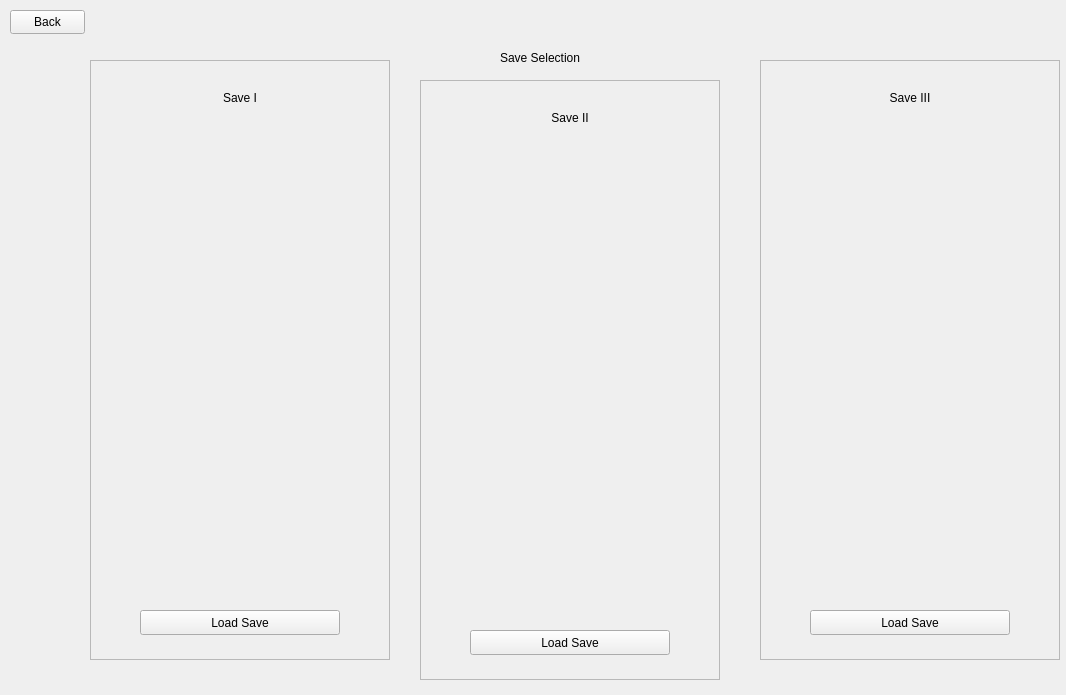
<?xml version="1.0" encoding="UTF-8"?>
<ui version="4.0">
 <class>Container</class>
 <widget class="QWidget" name="Container">
  <property name="geometry">
   <rect>
    <x>0</x>
    <y>0</y>
    <width>1066</width>
    <height>695</height>
   </rect>
  </property>
  <property name="windowTitle">
   <string>Form</string>
  </property>
  <widget class="QFrame" name="SaveContainer_I">
   <property name="geometry">
    <rect>
     <x>90</x>
     <y>60</y>
     <width>300</width>
     <height>600</height>
    </rect>
   </property>
   <property name="frameShape">
    <enum>QFrame::Shape::StyledPanel</enum>
   </property>
   <property name="frameShadow">
    <enum>QFrame::Shadow::Raised</enum>
   </property>
   <widget class="QPushButton" name="LoadSaveButton_I">
    <property name="geometry">
     <rect>
      <x>50</x>
      <y>550</y>
      <width>200</width>
      <height>25</height>
     </rect>
    </property>
    <property name="text">
     <string>Load Save</string>
    </property>
   </widget>
   <widget class="QLabel" name="SaveName_I">
    <property name="geometry">
     <rect>
      <x>100</x>
      <y>30</y>
      <width>100</width>
      <height>16</height>
     </rect>
    </property>
    <property name="text">
     <string>Save I</string>
    </property>
    <property name="alignment">
     <set>Qt::AlignmentFlag::AlignCenter</set>
    </property>
   </widget>
  </widget>
  <widget class="QLabel" name="label">
   <property name="geometry">
    <rect>
     <x>500</x>
     <y>50</y>
     <width>131</width>
     <height>16</height>
    </rect>
   </property>
   <property name="text">
    <string>Save Selection</string>
   </property>
  </widget>
  <widget class="QFrame" name="SaveContainer_II">
   <property name="geometry">
    <rect>
     <x>420</x>
     <y>80</y>
     <width>300</width>
     <height>600</height>
    </rect>
   </property>
   <property name="frameShape">
    <enum>QFrame::Shape::StyledPanel</enum>
   </property>
   <property name="frameShadow">
    <enum>QFrame::Shadow::Raised</enum>
   </property>
   <widget class="QPushButton" name="LoadSaveButton_II">
    <property name="geometry">
     <rect>
      <x>50</x>
      <y>550</y>
      <width>200</width>
      <height>25</height>
     </rect>
    </property>
    <property name="text">
     <string>Load Save</string>
    </property>
   </widget>
   <widget class="QLabel" name="SaveName_II">
    <property name="geometry">
     <rect>
      <x>100</x>
      <y>30</y>
      <width>100</width>
      <height>16</height>
     </rect>
    </property>
    <property name="text">
     <string>Save II</string>
    </property>
    <property name="alignment">
     <set>Qt::AlignmentFlag::AlignCenter</set>
    </property>
   </widget>
  </widget>
  <widget class="QFrame" name="SaveContainer_III">
   <property name="geometry">
    <rect>
     <x>760</x>
     <y>60</y>
     <width>300</width>
     <height>600</height>
    </rect>
   </property>
   <property name="frameShape">
    <enum>QFrame::Shape::StyledPanel</enum>
   </property>
   <property name="frameShadow">
    <enum>QFrame::Shadow::Raised</enum>
   </property>
   <widget class="QPushButton" name="LoadSaveButton_III">
    <property name="geometry">
     <rect>
      <x>50</x>
      <y>550</y>
      <width>200</width>
      <height>25</height>
     </rect>
    </property>
    <property name="text">
     <string>Load Save</string>
    </property>
   </widget>
   <widget class="QLabel" name="SaveName_III">
    <property name="geometry">
     <rect>
      <x>100</x>
      <y>30</y>
      <width>100</width>
      <height>16</height>
     </rect>
    </property>
    <property name="text">
     <string>Save III</string>
    </property>
    <property name="alignment">
     <set>Qt::AlignmentFlag::AlignCenter</set>
    </property>
   </widget>
  </widget>
  <widget class="QPushButton" name="SaveBackButton">
   <property name="geometry">
    <rect>
     <x>10</x>
     <y>10</y>
     <width>75</width>
     <height>24</height>
    </rect>
   </property>
   <property name="text">
    <string>Back</string>
   </property>
  </widget>
 </widget>
 <resources/>
 <connections/>
</ui>
